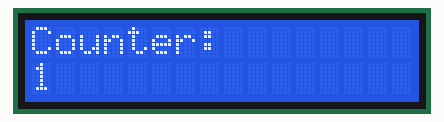
Simulated run of this sketch. Board: Arduino Uno, built with avr-gcc and run on an emulated ATmega328P. Parts: 16×2 character LCD.

Above: at 0.1 s.
At 4.2 s:
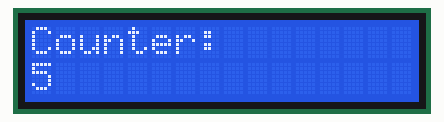
At 9.2 s:
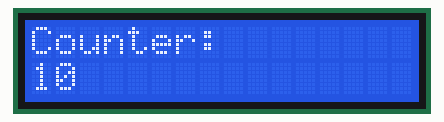
At 19.4 s:
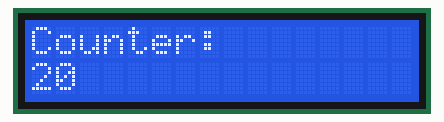
At 28.5 s:
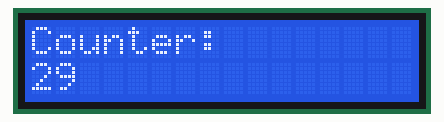
At 38.7 s:
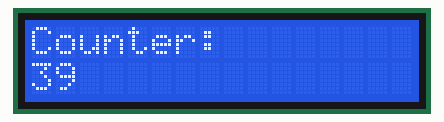

The sketch:

test-LCD.ino
```cpp
#include <LiquidCrystal_I2C.h>
LiquidCrystal_I2C lcd(0x27, 16, 2);

uint16_t var = 0;

void setup()
{
    lcd.init();
    lcd.backlight();
}

void loop()
{
    var++;
    lcd.clear();
    lcd.setCursor(0, 0);
    lcd.print("Counter:");
    lcd.setCursor(0, 1);
    lcd.print(var);
    delay(1000);
}
```

Measured:
- what the display in image 1 shows lasts 1.0 s, from 4.1 s to 5.1 s
